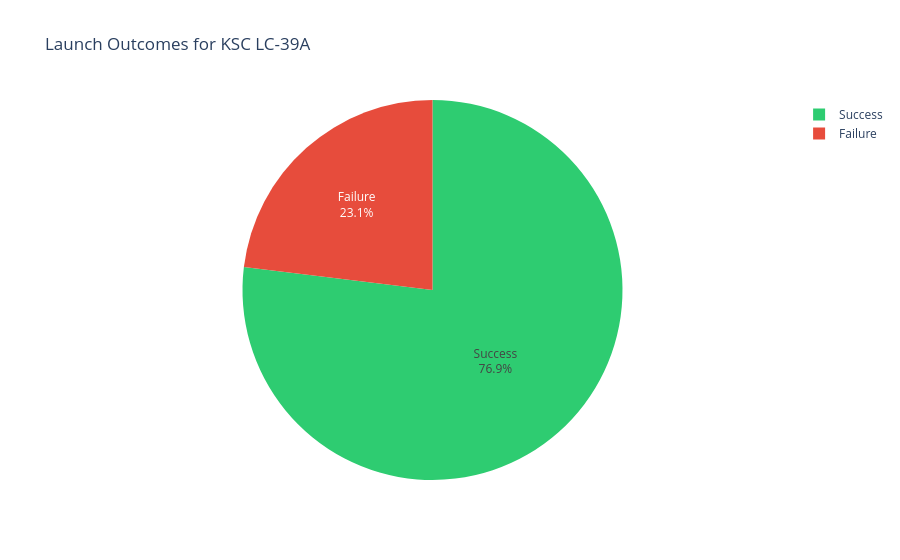

Notebook cell for this chart:
### Code cell
# Slide 40: Success vs. Failure for KSC LC-39A (Highest Success Site)
ksc_df = spacex_df[spacex_df['Launch Site'] == 'KSC LC-39A']
outcome_counts = ksc_df['class'].value_counts().reset_index()
outcome_counts.columns = ['Outcome', 'Count']
outcome_counts['Outcome'] = outcome_counts['Outcome'].map({1: 'Success', 0: 'Failure'})

fig2 = px.pie(
    outcome_counts, 
    values='Count', 
    names='Outcome', 
    title='Launch Outcomes for KSC LC-39A',
    color='Outcome',
    color_discrete_map={'Success': '#2ECC71', 'Failure': '#E74C3C'}
)
fig2.update_traces(textposition='inside', textinfo='percent+label')
fig2.show()

### Figure 1 — Plotly figure (JSON) as saved in the notebook; plotly's stock layout.template omitted (floating-point values rounded to 4 significant figures)
{"data": [{"customdata": [["Success"], ["Failure"]], "domain": {"x": [0, 1], "y": [0, 1]}, "hovertemplate": "Outcome=%{customdata[0]}<br>Count=%{value}<extra></extra>", "labels": ["Success", "Failure"], "legendgroup": "", "marker": {"colors": ["#2ECC71", "#E74C3C"]}, "name": "", "showlegend": true, "textinfo": "percent+label", "textposition": "inside", "type": "pie", "values": [10, 3]}], "layout": {"legend": {"tracegroupgap": 0}, "title": {"text": "Launch Outcomes for KSC LC-39A"}}}
